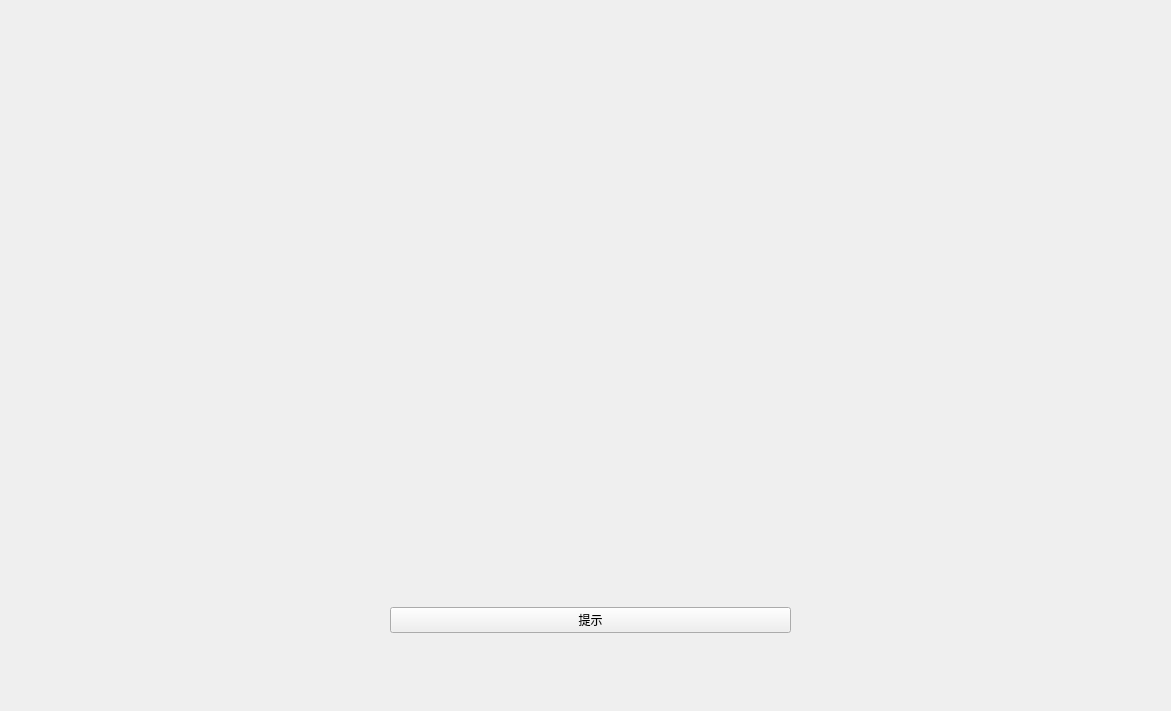
<?xml version="1.0" encoding="UTF-8"?>
<ui version="4.0">
 <class>nanluoguxiang</class>
 <widget class="QWidget" name="nanluoguxiang">
  <property name="geometry">
   <rect>
    <x>0</x>
    <y>0</y>
    <width>1171</width>
    <height>711</height>
   </rect>
  </property>
  <property name="windowTitle">
   <string>Form</string>
  </property>
  <widget class="QWidget" name="horizontalLayoutWidget">
   <property name="geometry">
    <rect>
     <x>390</x>
     <y>600</y>
     <width>401</width>
     <height>41</height>
    </rect>
   </property>
   <layout class="QHBoxLayout" name="horizontalLayout">
    <item>
     <widget class="QPushButton" name="pushButton">
      <property name="text">
       <string>提示</string>
      </property>
     </widget>
    </item>
   </layout>
  </widget>
  <widget class="QLabel" name="label">
   <property name="geometry">
    <rect>
     <x>20</x>
     <y>20</y>
     <width>1131</width>
     <height>541</height>
    </rect>
   </property>
   <property name="text">
    <string/>
   </property>
  </widget>
 </widget>
 <resources/>
 <connections/>
</ui>
